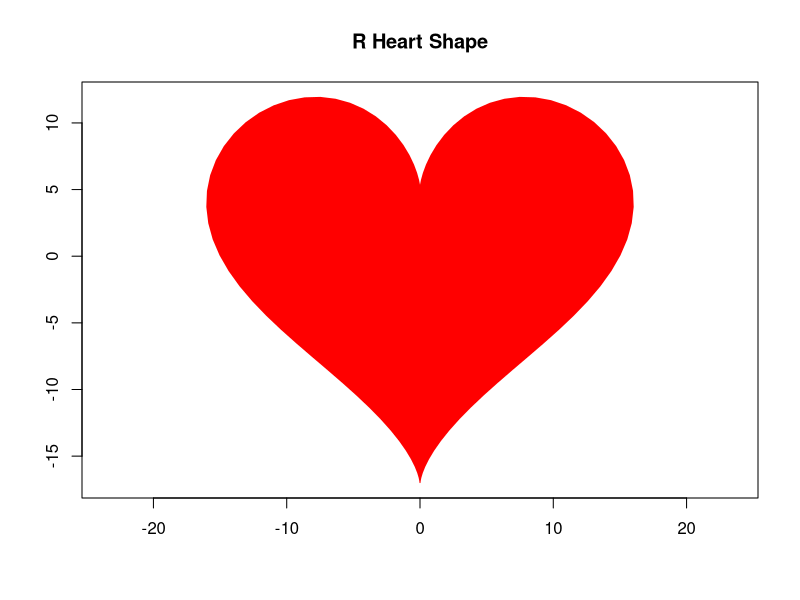

Recreate this plot in R.
## ---- chunk 1
print("We are gonna fail")
## ---- chunk 2
4+5
## ---- chunk 3
340/32
## ---- chunk 4
abc <- 100+20+3
abc
## ---- chunk 5
i_am_hungry <- 8+9+2/4
i_am_hungry
## ---- chunk 6
elo <- 2+3
elo
## ---- chunk 7
t <- seq(0, 2*pi, length.out = 100)
x <- 16 * sin(t)^3
y <- 13 * cos(t) - 5 * cos(2*t) - 2 * cos(3*t) - cos(4*t)

# Plot the heart shape
plot(x, y, type = "n", asp = 1, xlab = "", ylab = "", main = "R Heart Shape") # Set up plot area
polygon(x, y, col = "red", border = "red") # Draw and fill the polygon
## ---- chunk 8
print("TIME TO SLEEEEEEEEEP (work) :)")
## ---- chunk 9
5 + 4
## ---- chunk 10
print("This is fun!")
